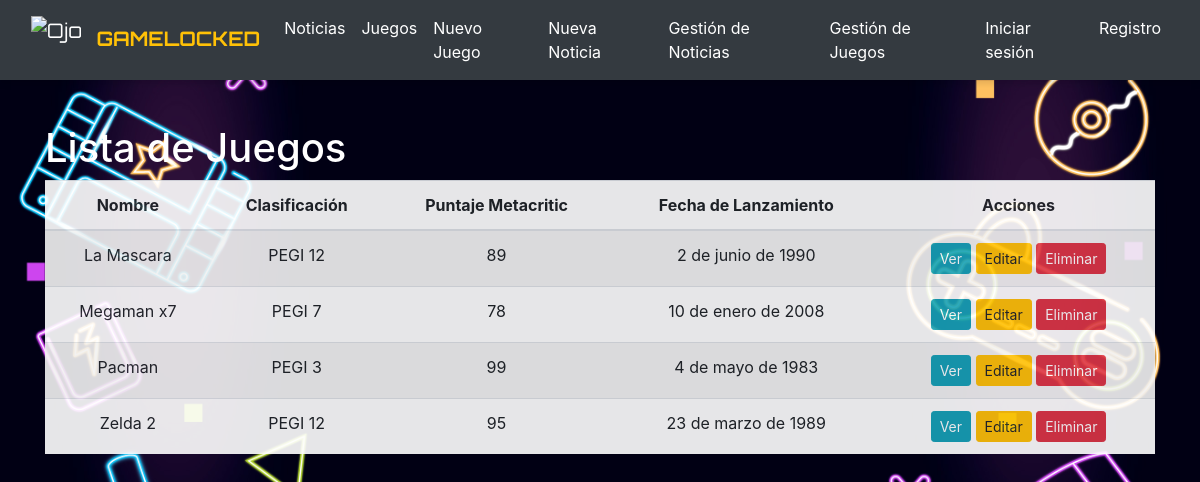
The page /gestionjuegos/ on the database its author committed.
### games/models.py (models this page shows, shortened)
class Games(models.Model):
    CLASIFICACION_CHOICES = [
        ('PEGI 3', 'Apto para todas las edades'),
        ('PEGI 7', 'Adecuado para niños pequeños'),
        ('PEGI 12', 'Apto para niños mayores de 12 años'),
        ('PEGI 16', 'Apto para niños mayores de 16 años'),
        ('PEGI 18', 'Solo apto para adultos'),
    ]
    nombre = models.CharField(max_length=50, help_text='Nombre del juego')
    clasificacion = models.CharField(
        max_length=40, choices=CLASIFICACION_CHOICES, help_text='Clasificación del juego')
    resena = models.TextField(
        blank=True, help_text='Breve reseña del contenido del juego')
    puntaje_metacritic = models.PositiveIntegerField(help_text='Valor del juego')
    fecha_lanzamiento = models.DateField(
        help_text='Fecha de la publicación del juego')
    imagen = models.ImageField(upload_to='games/',null=True,blank=True)

### games/views.py (the view)
# urls.py: path('gestionjuegos/', views.GamesListCrud, name='gestion_games'),
def GamesListCrud(request):
    games = Games.objects.all().order_by('nombre')
    return render(request, "games_crud.html", {"games": games})

### templates/games_crud.html (shortened to what this page needs)
{% extends 'base.html' %}
{% load static %}
{% block content %}
<!DOCTYPE html>
<html lang="es">
  <head>
    <link
      rel="stylesheet"
      href="https://maxcdn.bootstrapcdn.com/bootstrap/4.5.2/css/bootstrap.min.css"
    />
  </head>
  <body>
    <div class="container">
      <h1 class="mt-4">Lista de Juegos</h1>
      <table class="table table-striped">
        <thead>
          <tr>
            <th>Nombre</th>
            <th>Clasificación</th>
            <th>Puntaje Metacritic</th>
            <th>Fecha de Lanzamiento</th>
            <th>Acciones</th>
          </tr>
        </thead>
        <tbody>
          {% for game in games %}
          <tr>
            <td>{{ game.nombre }}</td>
            <td>{{ game.clasificacion }}</td>
            <td>{{ game.puntaje_metacritic }}</td>
            <td>{{ game.fecha_lanzamiento }}</td>
            <td>
              <a
                href="{% url 'game_detail' game.id %}"
                class="btn btn-info btn-sm"
                >Ver</a
              >
              <a
                href="{% url 'editar_game' game.id %}"
                class="btn btn-warning btn-sm"
                >Editar</a
              >
              <a
                href="{% url 'eliminar_game' game.id %}"
                class="btn btn-danger btn-sm" onclick="return confirm('¿Estás seguro de que deseas eliminar el juego: {{ game.nombre }}?')"
                >Eliminar</a
              >
            </td>
          </tr>
          {% endfor %}
        </tbody>
      </table>
    </div>
  </body>
</html>
{% endblock %}

### static/css/style.css (style rules this page uses)
h1 { color: rgb(255, 255, 255); }
.table { background-color: white; opacity: .9; text-align: center; }
body { background-image: url('../img/background-web.jpg'); background-size: cover; background-position: center; margin: 0; }
.container { margin: auto; padding: 20px; }

### rows shown on the page
Games: nombre "La Mascara", clasificacion "PEGI 12", puntaje_metacritic "89", fecha_lanzamiento "2 de junio de 1990"
Games: nombre "Megaman x7", clasificacion "PEGI 7", puntaje_metacritic "78", fecha_lanzamiento "10 de enero de 2008"
Games: nombre "Pacman", clasificacion "PEGI 3", puntaje_metacritic "99", fecha_lanzamiento "4 de mayo de 1983"
Games: nombre "Zelda 2", clasificacion "PEGI 12", puntaje_metacritic "95", fecha_lanzamiento "23 de marzo de 1989"
